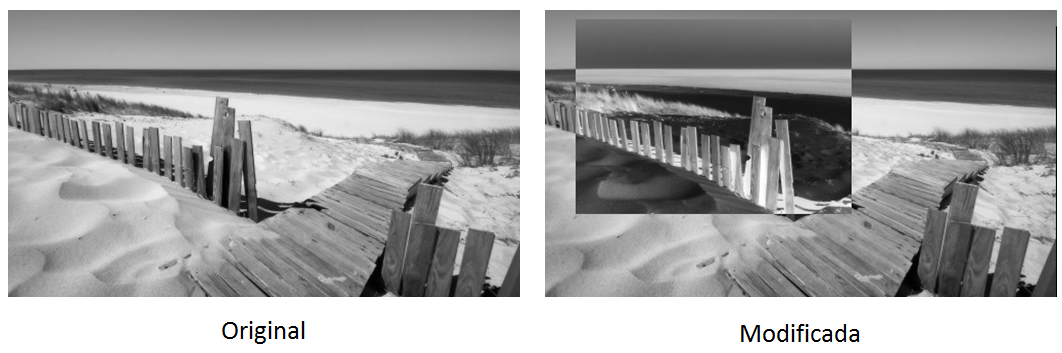
//> input picture img3-1.png, 1062 x 353 px, given in place of the camera
$ ./equalize   (built with g++ and OpenCV 4)
//> lines starting //> are read from the running program, lines starting //| are printed output that depends on the picture
#include <iostream>
#include <opencv2/opencv.hpp>

using namespace cv;
using namespace std;

int main(int argc, char** argv){
  Mat image;
  int width, height;
  VideoCapture cap;
  vector<Mat> planes;
  Mat histR, histG, histB;
  int nbins = 64;
  float range[] = {0, 256};
  const float *histrange = { range };
  bool uniform = true;
  bool acummulate = false;

  cap.open(0);

  if(!cap.isOpened()){
    cout << "cameras indisponiveis";
    return -1;
  }

  width  = cap.get(CV_CAP_PROP_FRAME_WIDTH);
  height = cap.get(CV_CAP_PROP_FRAME_HEIGHT);

  cout << "largura = " << width << endl;
  cout << "altura  = " << height << endl;

  int histw = nbins, histh = nbins/2;
  Mat histImgR(histh, histw, CV_8UC3, Scalar(0,0,0));
  Mat histImgG(histh, histw, CV_8UC3, Scalar(0,0,0));
  Mat histImgB(histh, histw, CV_8UC3, Scalar(0,0,0));

  while(1){
    cap >> image;
//> image is the input picture: 353 rows x 1062 cols, CV_8UC3; mean B, G, R 162.9, 162.9, 162.9
    split (image, planes);

    equalizeHist( planes[0], planes[0]);
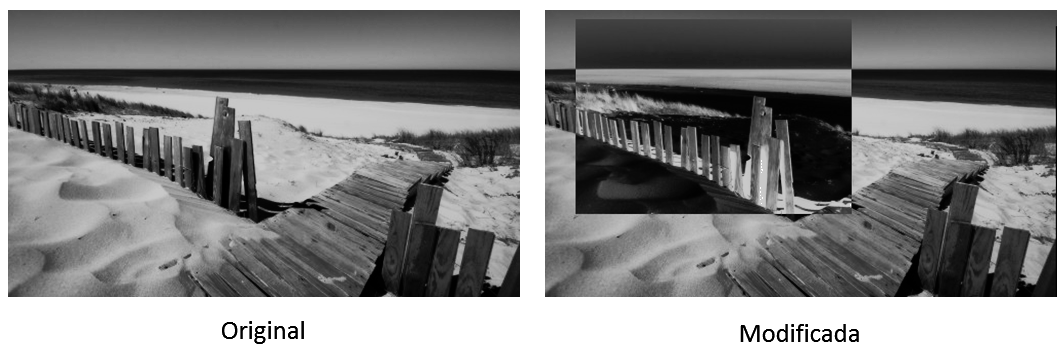
//> planes[0]: 353 rows x 1062 cols, CV_8UC1; min 0, max 255, mean 133.4
    equalizeHist( planes[1], planes[1]);
    equalizeHist( planes[2], planes[2]);

    calcHist(&planes[0], 1, 0, Mat(), histR, 1,
             &nbins, &histrange,
             uniform, acummulate);
//> histR = 64 values, max 79450 at index 63, min 0 at index 51, mean 5857.6
    calcHist(&planes[1], 1, 0, Mat(), histG, 1,
             &nbins, &histrange,
             uniform, acummulate);
//> histG = 64 values, max 79415 at index 63, min 0 at index 51, mean 5857.6
    calcHist(&planes[2], 1, 0, Mat(), histB, 1,
             &nbins, &histrange,
             uniform, acummulate);
//> histB has the same summary as histR

    normalize(histR, histR, 0, histImgR.rows, NORM_MINMAX, -1, Mat());
//> histR = 64 values, max 32 at index 63, min 0 at index 51, mean 2.36
    normalize(histG, histB, 0, histImgR.rows, NORM_MINMAX, -1, Mat());
//> histB has the same summary as histR
    normalize(histB, histB, 0, histImgR.rows, NORM_MINMAX, -1, Mat());

    histImgR.setTo(Scalar(0));
    histImgG.setTo(Scalar(0));
    histImgB.setTo(Scalar(0));

    for(int i=0; i<nbins; i++){
      line(histImgR, Point(i, histh),
           Point(i, cvRound(histR.at<float>(i))),
           Scalar(0, 0, 255), 1, 8, 0);
      line(histImgG, Point(i, histh),
           Point(i, cvRound(histG.at<float>(i))),
           Scalar(0, 255, 0), 1, 8, 0);
      line(histImgB, Point(i, histh),
           Point(i, cvRound(histB.at<float>(i))),
           Scalar(255, 0, 0), 1, 8, 0);
    }
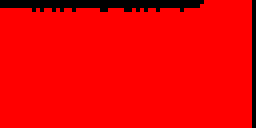
//> histImgR: 32 rows x 64 cols, CV_8UC3 (shown 4 times larger); mean B, G, R 0, 0, 236.8
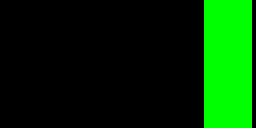
//> histImgG: 32 rows x 64 cols, CV_8UC3 (shown 4 times larger); mean B, G, R 0, 47.8, 0
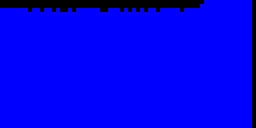
//> histImgB: 32 rows x 64 cols, CV_8UC3 (shown 4 times larger); mean B, G, R 236.7, 0, 0

    histImgR.copyTo(image(Rect(0, 0       ,nbins, histh)));
    histImgG.copyTo(image(Rect(0, histh   ,nbins, histh)));
    histImgB.copyTo(image(Rect(0, 2*histh ,nbins, histh)));
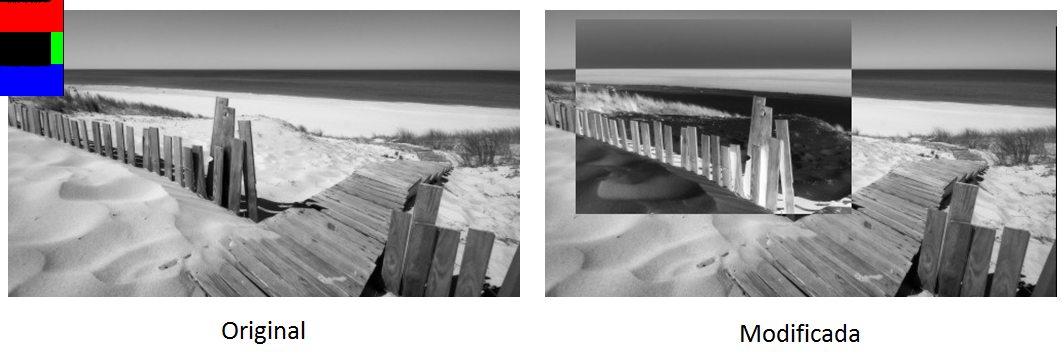
//> image: 353 rows x 1062 cols, CV_8UC3; mean B, G, R 161.6, 160.5, 161.6

    imshow("image", image);
    if(waitKey(30) >= 0) break;
//> the Esc key is pressed
  }
  return 0;
}

$ run again, on img3-2.png
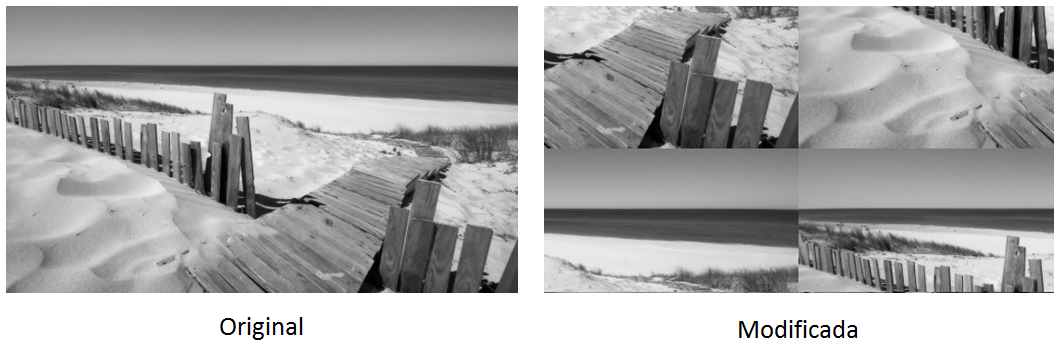
//> input picture img3-2.png, 1060 x 346 px, given in place of the camera
//> image is the input picture: 346 rows x 1060 cols, CV_8UC3; mean B, G, R 168.9, 168.8, 168.9
//> `equalizeHist( planes[0], planes[0]);`:
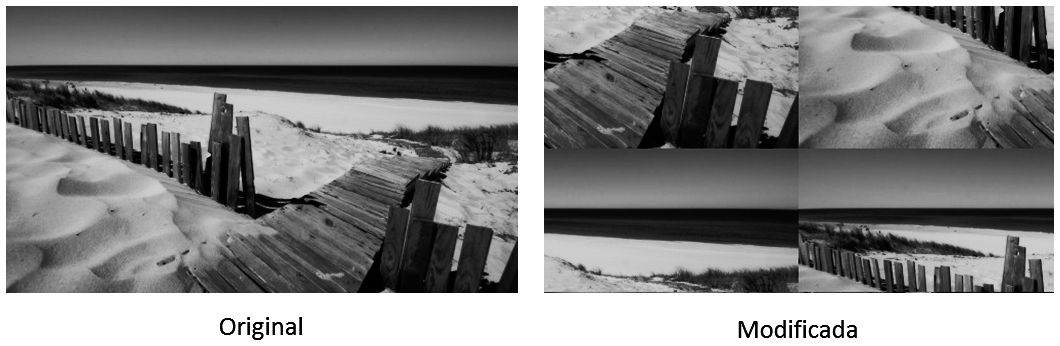
//> planes[0]: 346 rows x 1060 cols, CV_8UC1; min 0, max 255, mean 132.6
//> `calcHist(&planes[0], 1, 0, Mat(), histR, 1, &nbins, &histrange, unifor..`: histR = 64 values, max 71877 at index 63, min 0 at index 52, mean 5730.6
//> histG = 64 values, max 71842 at index 63, min 0 at index 52, mean 5730.6
//> `calcHist(&planes[2], 1, 0, Mat(), histB, 1, &nbins, &histrange, unifor..`: histB has the same summary as histR
//> `normalize(histR, histR, 0, histImgR.rows, NORM_MINMAX, -1, Mat());`: histR = 64 values, max 32 at index 63, min 0 at index 52, mean 2.55
//> `normalize(histG, histB, 0, histImgR.rows, NORM_MINMAX, -1, Mat());`: histB has the same summary as histR
//> `histImgB.copyTo(image(Rect(0, 2*histh ,nbins, histh)));`:
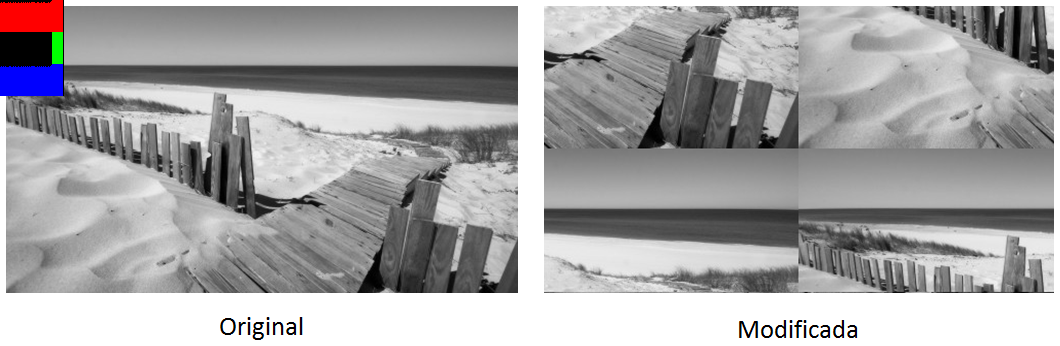
//> image: 346 rows x 1060 cols, CV_8UC3; mean B, G, R 167.6, 166.5, 167.6

$ run again, on img5-1.png
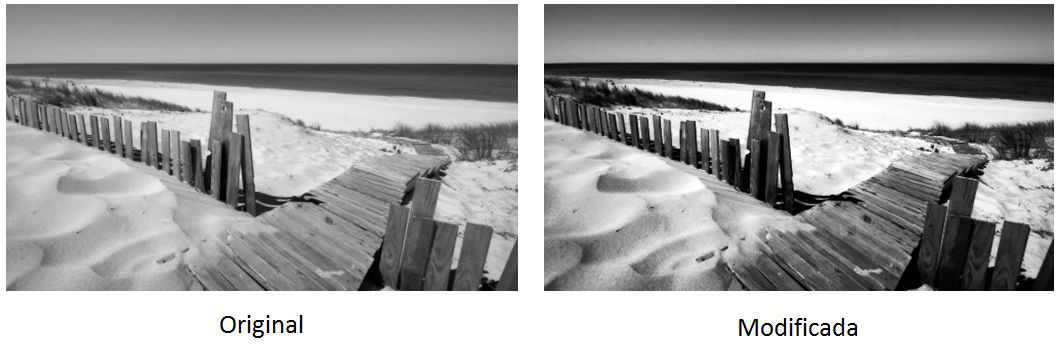
//> input picture img5-1.png, 1059 x 350 px, given in place of the camera
//> image is the input picture: 350 rows x 1059 cols, CV_8UC3; mean B, G, R 162, 162, 162
//> `equalizeHist( planes[0], planes[0]);`:
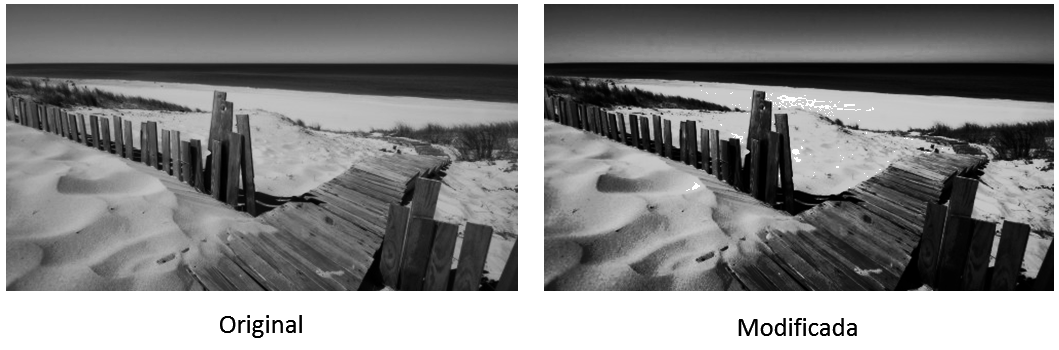
//> planes[0]: 350 rows x 1059 cols, CV_8UC1; min 0, max 255, mean 132.7
//> `calcHist(&planes[0], 1, 0, Mat(), histR, 1, &nbins, &histrange, unifor..`: histR = 64 values, max 76319 at index 63, min 0 at index 51, mean 5791.4
//> histG = 64 values, max 76284 at index 63, min 0 at index 51, mean 5791.4
//> `calcHist(&planes[2], 1, 0, Mat(), histB, 1, &nbins, &histrange, unifor..`: histB has the same summary as histR
//> `normalize(histR, histR, 0, histImgR.rows, NORM_MINMAX, -1, Mat());`: histR = 64 values, max 32 at index 63, min 0 at index 51, mean 2.43
//> `normalize(histG, histB, 0, histImgR.rows, NORM_MINMAX, -1, Mat());`: histB has the same summary as histR
//> `histImgB.copyTo(image(Rect(0, 2*histh ,nbins, histh)));`:
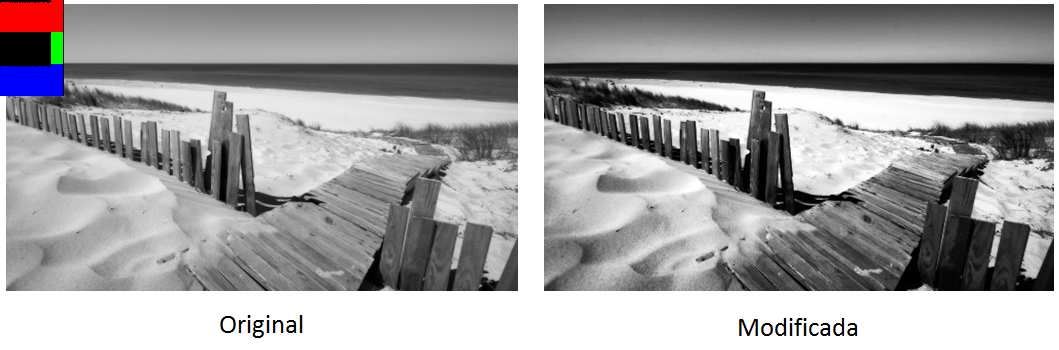
//> image: 350 rows x 1059 cols, CV_8UC3; mean B, G, R 160.9, 159.8, 160.9
